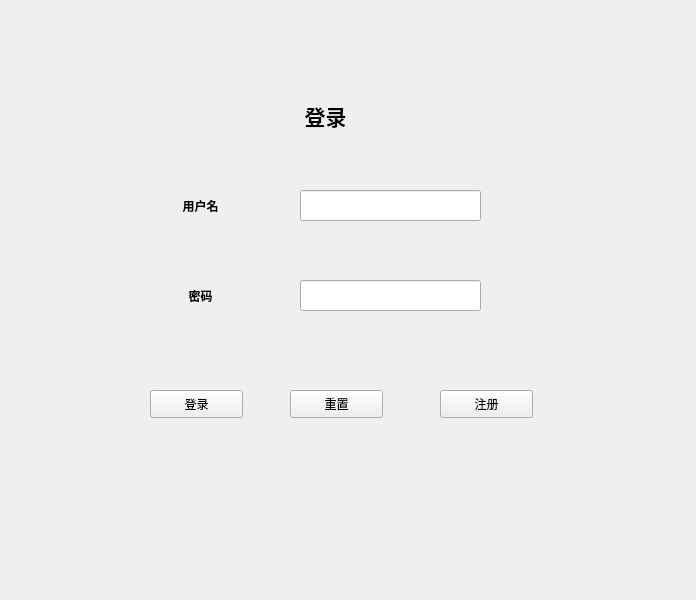
<?xml version="1.0" encoding="UTF-8"?>
<ui version="4.0">
 <class>MainWindow</class>
 <widget class="QMainWindow" name="MainWindow">
  <property name="geometry">
   <rect>
    <x>0</x>
    <y>0</y>
    <width>696</width>
    <height>600</height>
   </rect>
  </property>
  <property name="windowTitle">
   <string>MainWindow</string>
  </property>
  <widget class="QWidget" name="centralwidget">
   <widget class="QLabel" name="label">
    <property name="geometry">
     <rect>
      <x>250</x>
      <y>90</y>
      <width>151</width>
      <height>51</height>
     </rect>
    </property>
    <property name="font">
     <font>
      <family>Arial</family>
      <pointsize>16</pointsize>
      <weight>75</weight>
      <bold>true</bold>
     </font>
    </property>
    <property name="text">
     <string>登录</string>
    </property>
    <property name="textFormat">
     <enum>Qt::PlainText</enum>
    </property>
    <property name="alignment">
     <set>Qt::AlignCenter</set>
    </property>
    <property name="margin">
     <number>5</number>
    </property>
   </widget>
   <widget class="QLabel" name="label_2">
    <property name="geometry">
     <rect>
      <x>160</x>
      <y>190</y>
      <width>81</width>
      <height>31</height>
     </rect>
    </property>
    <property name="font">
     <font>
      <family>Arial Black</family>
      <weight>75</weight>
      <bold>true</bold>
     </font>
    </property>
    <property name="text">
     <string>用户名</string>
    </property>
    <property name="alignment">
     <set>Qt::AlignCenter</set>
    </property>
   </widget>
   <widget class="QLabel" name="label_3">
    <property name="geometry">
     <rect>
      <x>160</x>
      <y>280</y>
      <width>81</width>
      <height>31</height>
     </rect>
    </property>
    <property name="font">
     <font>
      <family>Arial Black</family>
      <weight>75</weight>
      <bold>true</bold>
     </font>
    </property>
    <property name="text">
     <string>密码</string>
    </property>
    <property name="alignment">
     <set>Qt::AlignCenter</set>
    </property>
   </widget>
   <widget class="QLineEdit" name="lineEdit">
    <property name="geometry">
     <rect>
      <x>300</x>
      <y>190</y>
      <width>181</width>
      <height>31</height>
     </rect>
    </property>
   </widget>
   <widget class="QLineEdit" name="lineEdit_2">
    <property name="geometry">
     <rect>
      <x>300</x>
      <y>280</y>
      <width>181</width>
      <height>31</height>
     </rect>
    </property>
   </widget>
   <widget class="QPushButton" name="pushButton">
    <property name="geometry">
     <rect>
      <x>150</x>
      <y>390</y>
      <width>93</width>
      <height>28</height>
     </rect>
    </property>
    <property name="text">
     <string>登录</string>
    </property>
   </widget>
   <widget class="QPushButton" name="pushButton_2">
    <property name="geometry">
     <rect>
      <x>290</x>
      <y>390</y>
      <width>93</width>
      <height>28</height>
     </rect>
    </property>
    <property name="text">
     <string>重置</string>
    </property>
   </widget>
   <widget class="QPushButton" name="pushButton_3">
    <property name="geometry">
     <rect>
      <x>440</x>
      <y>390</y>
      <width>93</width>
      <height>28</height>
     </rect>
    </property>
    <property name="text">
     <string>注册</string>
    </property>
   </widget>
  </widget>
 </widget>
 <resources/>
 <connections>
  <connection>
   <sender>pushButton_2</sender>
   <signal>clicked()</signal>
   <receiver>MainWindow</receiver>
   <slot>hide()</slot>
   <hints>
    <hint type="sourcelabel">
     <x>336</x>
     <y>403</y>
    </hint>
    <hint type="destinationlabel">
     <x>347</x>
     <y>299</y>
    </hint>
   </hints>
  </connection>
 </connections>
</ui>
